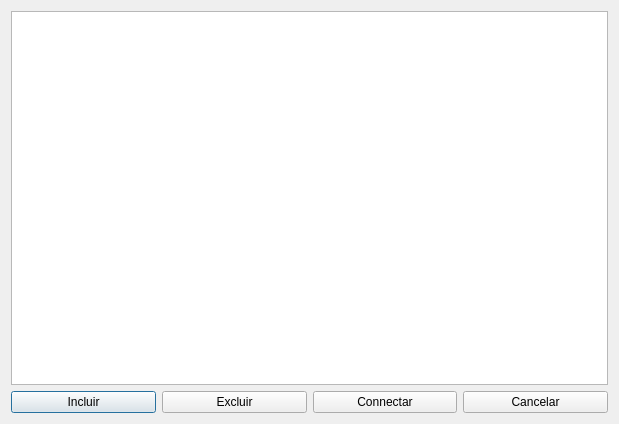
<?xml version="1.0" encoding="UTF-8"?>
<ui version="4.0">
 <class>connections</class>
 <widget class="QDialog" name="connections">
  <property name="geometry">
   <rect>
    <x>0</x>
    <y>0</y>
    <width>619</width>
    <height>424</height>
   </rect>
  </property>
  <property name="windowTitle">
   <string>Conexões</string>
  </property>
  <property name="modal">
   <bool>true</bool>
  </property>
  <layout class="QVBoxLayout" name="verticalLayout">
   <item>
    <widget class="QListView" name="connectionslist"/>
   </item>
   <item>
    <layout class="QHBoxLayout" name="horizontalLayout">
     <item>
      <widget class="QPushButton" name="add">
       <property name="text">
        <string>Incluir</string>
       </property>
      </widget>
     </item>
     <item>
      <widget class="QPushButton" name="pushButton">
       <property name="text">
        <string>Excluir</string>
       </property>
      </widget>
     </item>
     <item>
      <widget class="QPushButton" name="connect">
       <property name="text">
        <string>Connectar</string>
       </property>
      </widget>
     </item>
     <item>
      <widget class="QPushButton" name="cancel">
       <property name="text">
        <string>Cancelar</string>
       </property>
      </widget>
     </item>
    </layout>
   </item>
  </layout>
 </widget>
 <resources/>
 <connections>
  <connection>
   <sender>cancel</sender>
   <signal>clicked()</signal>
   <receiver>connections</receiver>
   <slot>close()</slot>
   <hints>
    <hint type="sourcelabel">
     <x>538</x>
     <y>399</y>
    </hint>
    <hint type="destinationlabel">
     <x>309</x>
     <y>211</y>
    </hint>
   </hints>
  </connection>
 </connections>
</ui>
